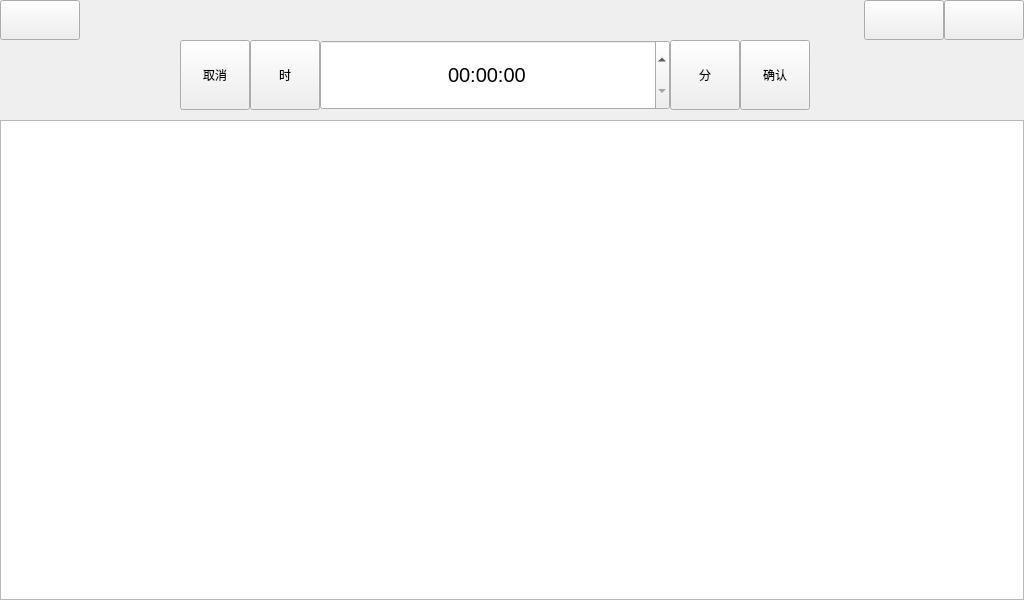
<?xml version="1.0" encoding="UTF-8"?>
<ui version="4.0">
 <class>XUAlarmClock</class>
 <widget class="QWidget" name="XUAlarmClock">
  <property name="geometry">
   <rect>
    <x>0</x>
    <y>0</y>
    <width>1024</width>
    <height>600</height>
   </rect>
  </property>
  <property name="windowTitle">
   <string>Form</string>
  </property>
  <widget class="QPushButton" name="AlarmclockreturnButton">
   <property name="geometry">
    <rect>
     <x>0</x>
     <y>0</y>
     <width>80</width>
     <height>40</height>
    </rect>
   </property>
   <property name="text">
    <string/>
   </property>
  </widget>
  <widget class="QPushButton" name="AlarmclockNewButton">
   <property name="geometry">
    <rect>
     <x>944</x>
     <y>0</y>
     <width>80</width>
     <height>40</height>
    </rect>
   </property>
   <property name="text">
    <string/>
   </property>
  </widget>
  <widget class="QListWidget" name="AlarmclockalarmlistWidget">
   <property name="geometry">
    <rect>
     <x>0</x>
     <y>120</y>
     <width>1024</width>
     <height>480</height>
    </rect>
   </property>
  </widget>
  <widget class="QWidget" name="AlarmclockNewWidget" native="true">
   <property name="geometry">
    <rect>
     <x>180</x>
     <y>40</y>
     <width>630</width>
     <height>70</height>
    </rect>
   </property>
   <widget class="QPushButton" name="AlarmclockCancelButton">
    <property name="geometry">
     <rect>
      <x>0</x>
      <y>0</y>
      <width>70</width>
      <height>70</height>
     </rect>
    </property>
    <property name="text">
     <string>取消</string>
    </property>
   </widget>
   <widget class="QPushButton" name="AlarmclockConfirmButton">
    <property name="geometry">
     <rect>
      <x>560</x>
      <y>0</y>
      <width>70</width>
      <height>70</height>
     </rect>
    </property>
    <property name="text">
     <string>确认</string>
    </property>
   </widget>
   <widget class="QTimeEdit" name="AlarmclocktimeEdit">
    <property name="geometry">
     <rect>
      <x>140</x>
      <y>0</y>
      <width>350</width>
      <height>70</height>
     </rect>
    </property>
    <property name="font">
     <font>
      <pointsize>15</pointsize>
     </font>
    </property>
    <property name="alignment">
     <set>Qt::AlignCenter</set>
    </property>
   </widget>
   <widget class="QPushButton" name="AlarmclockEdithourButton">
    <property name="geometry">
     <rect>
      <x>70</x>
      <y>0</y>
      <width>70</width>
      <height>70</height>
     </rect>
    </property>
    <property name="text">
     <string>时</string>
    </property>
   </widget>
   <widget class="QPushButton" name="AlarmclockEditminuteButton">
    <property name="geometry">
     <rect>
      <x>490</x>
      <y>0</y>
      <width>70</width>
      <height>70</height>
     </rect>
    </property>
    <property name="text">
     <string>分</string>
    </property>
   </widget>
  </widget>
  <widget class="QPushButton" name="AlarmclockDeleteButton">
   <property name="geometry">
    <rect>
     <x>864</x>
     <y>0</y>
     <width>80</width>
     <height>40</height>
    </rect>
   </property>
   <property name="text">
    <string/>
   </property>
  </widget>
  <zorder>AlarmclockNewWidget</zorder>
  <zorder>AlarmclockreturnButton</zorder>
  <zorder>AlarmclockNewButton</zorder>
  <zorder>AlarmclockalarmlistWidget</zorder>
  <zorder>AlarmclockDeleteButton</zorder>
 </widget>
 <resources/>
 <connections/>
</ui>
